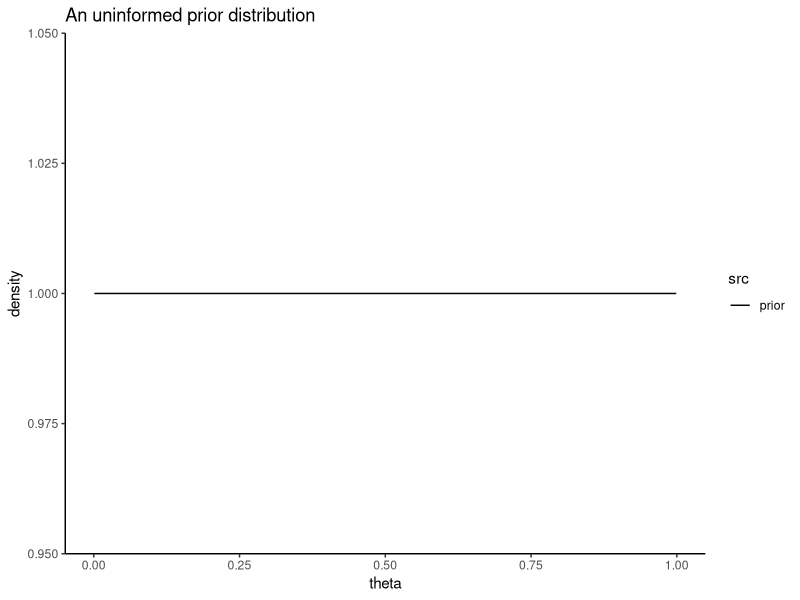
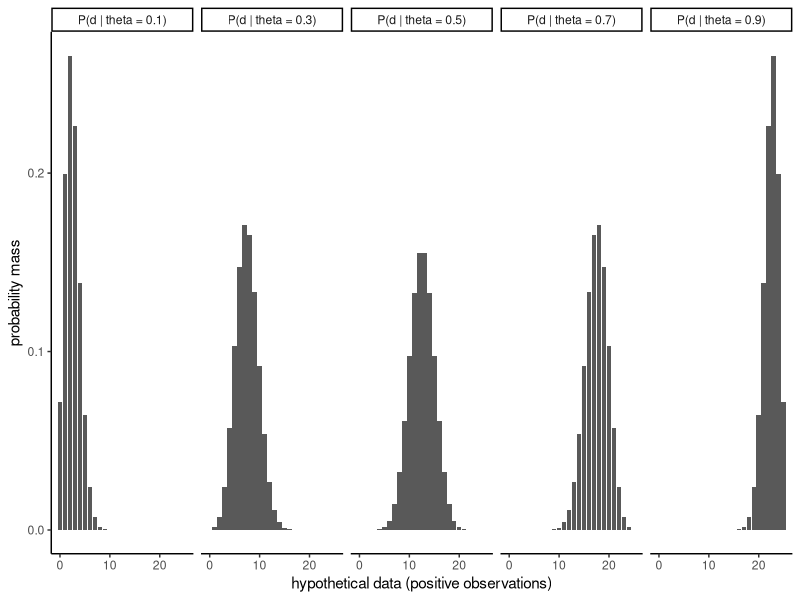
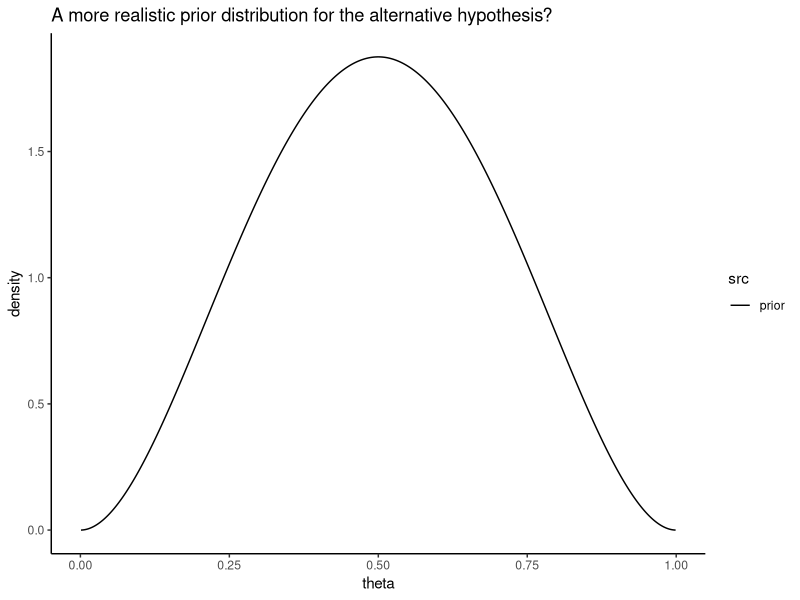

These figures' R source, in order:
## ---- chunk 1
library(knitr)
library(tidyverse)
library(BayesFactor)
opts_chunk$set(echo=TRUE, 
               warning=FALSE, message=FALSE, 
               cache=FALSE)
## ---- chunk 2
library(BayesFactor)
## ---- chunk 3
observed_yes <- 7
number_of_observations <- 25

binom.test(x = observed_yes, 
           n = number_of_observations, 
           p = 0.5)
## ---- chunk 4
proportionBF(y = observed_yes, 
             N = number_of_observations, 
             p = 0.5)
## ---- chunk 5
proportionBF(y = observed_yes, 
             N = number_of_observations, 
             p = 0.5,
             nullInterval = c(0, 0.5))
## ---- chunk 6
prior_parameters <- list(shape1 = 1, shape2 = 1) 
# as shape1 increases, prior will favor higher numbers
# as shape2 increases, prior will favor lower numbers

bins <- seq(0.001, 0.999, 0.001)

data.frame(
  src = rep("prior", length(bins)),
  theta = bins,
  density = dbeta(x = bins, 
                  shape1 = prior_parameters$shape1,
                  shape2 = prior_parameters$shape2)
) %>%
  ggplot(., aes( x = theta, y = density, linetype = src))+
  geom_line()+
  ggtitle("An uninformed prior distribution")+
  theme_classic()

## ---- chunk 7
hypothetical_true_population_parameter <- 0.3
data_bins <- seq(0, 25, 1)

data.frame(
  src = paste("P(d | theta = ", c(
    rep(0.1, length(data_bins)),
    rep(0.3, length(data_bins)),
    rep(0.5, length(data_bins)),
    rep(0.7, length(data_bins)),
    rep(0.9, length(data_bins))
  ), ")", sep = ""),
  x = c(data_bins,data_bins,data_bins,data_bins,data_bins),
  prob = c(
    dbinom(x = data_bins, size = 25, p = 0.1),
    dbinom(x = data_bins, size = 25, p = 0.3),
    dbinom(x = data_bins, size = 25, p = 0.5),
    dbinom(x = data_bins, size = 25, p = 0.7),
    dbinom(x = data_bins, size = 25, p = 0.9)
    )
) %>%
  ggplot(., aes( x = x, y = prob))+
  geom_col()+
  xlab("hypothetical data (positive observations)")+
  ylab("probability mass")+
  facet_wrap(~src, nrow = 1)+
  theme_classic()
## ---- chunk 8
dbinom(x = 17, size = 25, prob = 0.6)
## ---- chunk 9
theta_values <- seq(0.01, 0.99, 0.01)
likelihood_values <- dbinom(x = 17, 
                            size = 25, 
                            prob = theta_values)
marginal_likelihood <- mean(likelihood_values)
## ---- chunk 10
null_theta_value = 0.5
null_marginal_likelihood = dbinom(x = 17, 
                                  size = 25, 
                                  prob = null_theta_value)
null_marginal_likelihood
## ---- chunk 11
marginal_likelihood / null_marginal_likelihood
## ---- chunk 12
alternative_prior_parameters <- list(shape1 = 3, shape2 = 3) 
# as shape1 increases, prior will favor higher numbers
# as shape2 increases, prior will favor lower numbers

bins <- seq(0.001, 0.999, 0.001)

data.frame(
  src = rep("prior", length(bins)),
  theta = bins,
  density = dbeta(x = bins, 
                  shape1 = alternative_prior_parameters$shape1,
                  shape2 = alternative_prior_parameters$shape2)
) %>%
  ggplot(., aes( x = theta, y = density, linetype = src))+
  geom_line()+
  ggtitle("A more realistic prior distribution for the alternative hypothesis?")+
  theme_classic()
## ---- chunk 13
theta_values <- seq(0.01, 0.99, 0.01)
likelihood_values <- dbinom(
  x = 17, 
  size = 25, 
  prob = theta_values
  )

prior_probabilities <- dbeta(
  x = theta_values, 
  shape1 = alternative_prior_parameters$shape1,
  shape2 = alternative_prior_parameters$shape2
  )

alternative_marginal_likelihood <- sum(
  (likelihood_values * prior_probabilities) / 
    sum(prior_probabilities)
  )
## ---- chunk 14
null_theta_value = 0.5
null_marginal_likelihood = dbinom(
  x = 17, 
  size = 25, 
  prob = null_theta_value
  )
null_marginal_likelihood
## ---- chunk 15
alternative_marginal_likelihood  / null_marginal_likelihood
## ---- chunk 16
proportionBF(
  y = observed_yes, 
   N = number_of_observations, 
   p = 0.5,
   rscale = "medium"
  )
